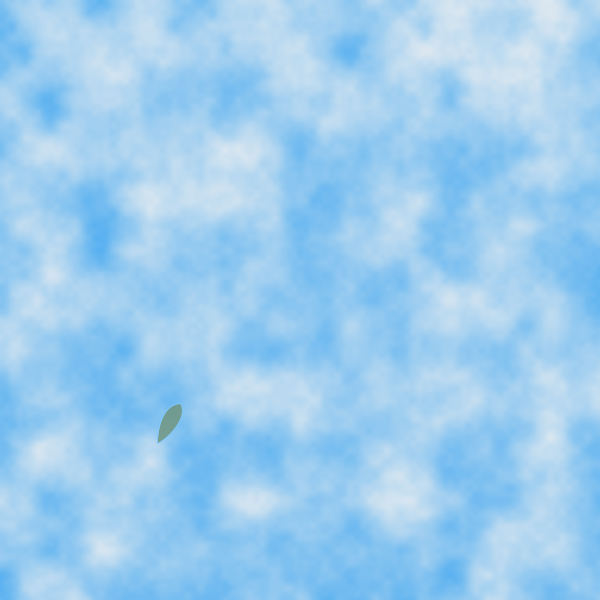
Frame 1 (no input)
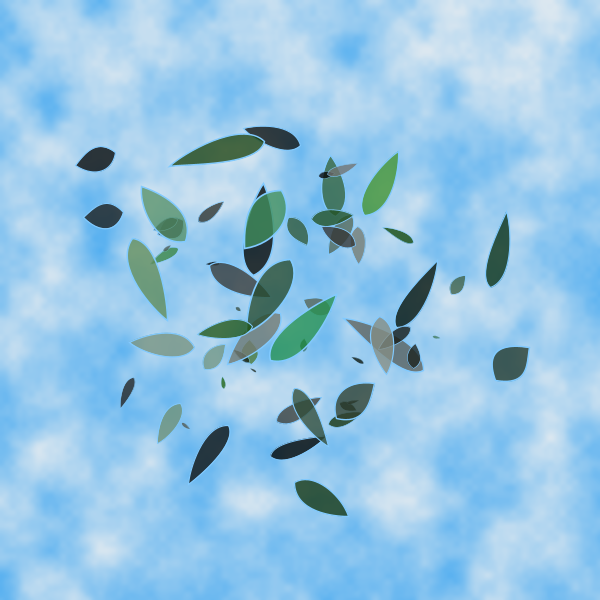
Frame 60 (the mouse pressed at the canvas centre just before this capture)
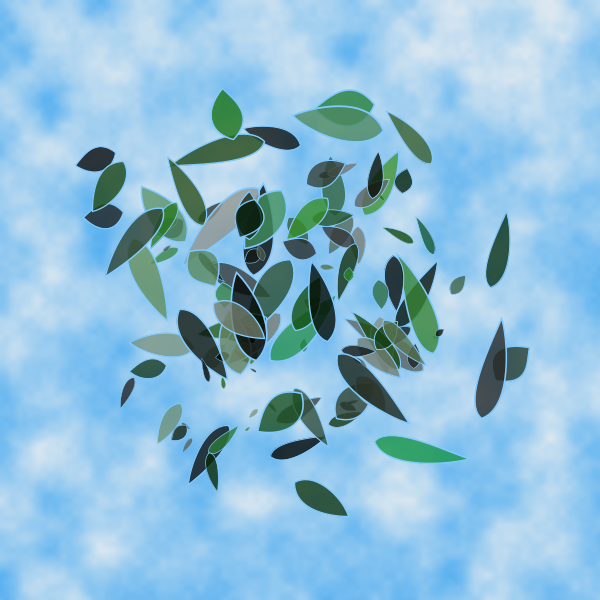
Frame 120 (the mouse held since frame 60 and released just before this capture)

The Processing sketch that drew these frames (run headless with seeded random() and noise(); from frame 60 on, the mouse is pressed at the canvas centre):

// Processing sketch: processing_170331
// ── processing_170331.pde

float xnoise =0.0;
float ynoise =0.0;
float inc =0.02;
int leaves = 0; 
int leafMax = 200;

void setup(){
  size(600,600);
   colorMode(HSB,360,100,100);
   
  for(int y=0; y <height; y++){
    for(int x=0; x<width; x++){
      float sky = noise(xnoise,ynoise)*100;
      stroke(205,sky,100);
      point(x,y);
      xnoise=xnoise + inc;
    }
    xnoise=0;
    ynoise=ynoise + inc;
  }
  inc*=0.9;
}

void drawLeaf(){
  float pointShift = random(-20,20); 
  beginShape(); 
  vertex(20, 45); 
    bezierVertex(30,30, 60 + pointShift,40 + pointShift/2, 70 + pointShift,50); 
    bezierVertex(60 + pointShift,55, 30,65, 20,45); 
  endShape();
  
}

void draw (){ 
  fill(random(100,150),random(90),random(60),200);  
  if (leaves<leafMax) {
    float cx = 300 + random(-145,145);
    float cy = 300 + random(-145,145); 
 
    translate(cx,cy); 
    rotate(random(TWO_PI)); 
    scale(random(0.1,1.8)); 
    drawLeaf(); 
    leaves++; 
  }


}
